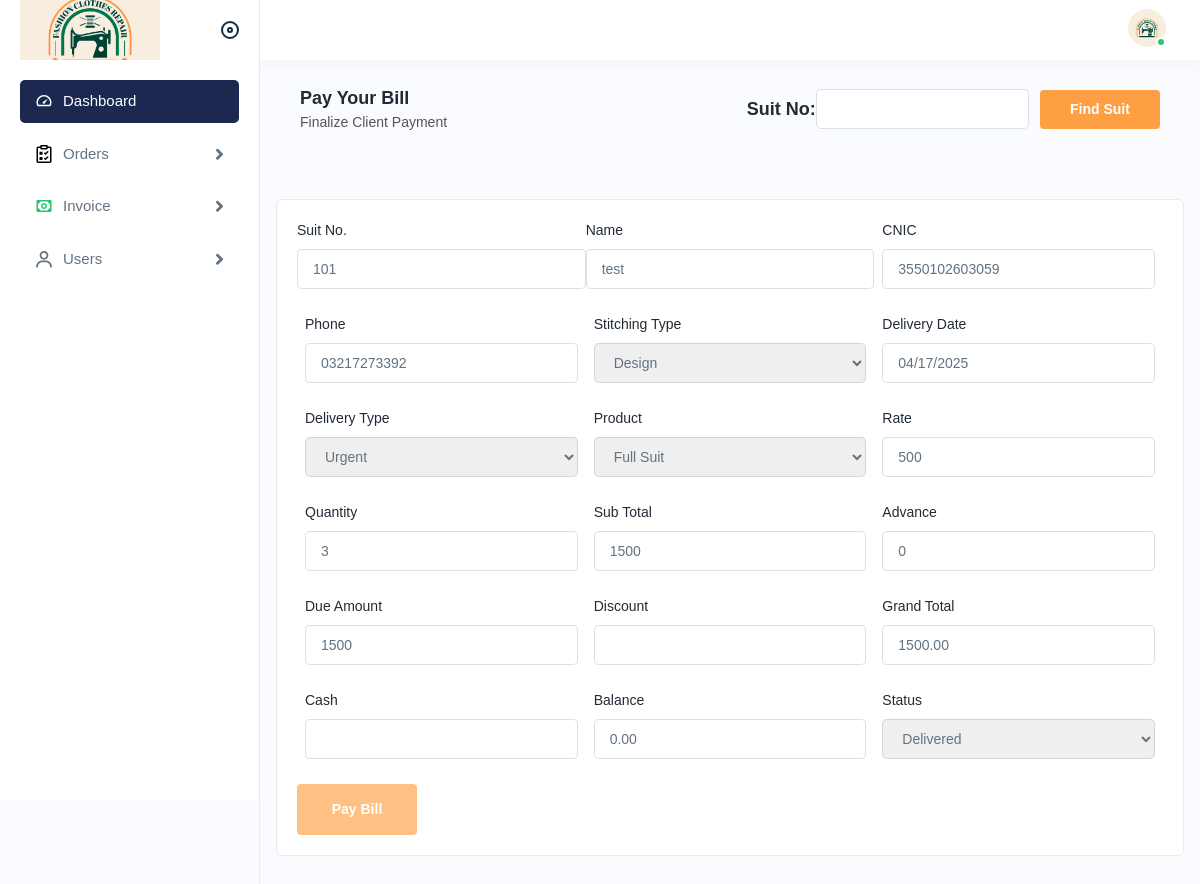
Page /pay_invoice.php?id=101 (signed in) on the committed database.
### tables this page shows
CREATE TABLE `addneworder` (
  `id` int(11) NOT NULL,
  `date` date NOT NULL DEFAULT current_timestamp(),
  `client_name` varchar(100) NOT NULL,
  `cnic` varchar(20) NOT NULL,
  `phone` varchar(20) NOT NULL,
  `stitching_type` varchar(10) NOT NULL,
  `delivery_date` date NOT NULL,
  `delivery_type` varchar(10) NOT NULL,
  `product` varchar(20) NOT NULL,
  `rate` int(11) NOT NULL,
  `quantity` int(11) NOT NULL,
  `sub_total` int(11) NOT NULL,
  `paid_amount` int(11) DEFAULT NULL,
  `due_amount` int(11) NOT NULL,
  `progress_suit` varchar(20) NOT NULL
);

### pay_invoice.php (the view, shortened to what this page needs)
<?php include('assets/includes/header.php'); ?>
<?php include('./connect.php'); ?>
<?php
$showError=false;
    $id=$_GET['id'];
    $query = "SELECT * FROM addneworder WHERE id= '$id' ";
    $db_table_data= mysqli_query($conn, $query);
    $result = mysqli_fetch_assoc($db_table_data);
    if ($result> 0) {
        $stitching_type = $result['stitching_type'];
        $delivery_type = $result['delivery_type'];
        $product = $result['product'];
        $progress_suit = $result['progress_suit'];
    } else {
        echo $showError;
    }
?>
<div class="page-wrapper">
    <div class="content">
        <div class="container">
            <div class="row">
                <div class="page-header">
                    <div class="col-lg-6">
                        <div class="page-title">
                            <h4>Pay Your Bill </h4>
                            <h6>Finalize Client Payment</h6>
                        </div>
                    </div>
                    <div class="col-lg-6">
                        <form method="POST">
                            <div class="page-title d-flex" style="justify-content: end; align-items: center;}">
                                <h4>Suit No: </h4>
                                <div class="form-group m-0">
                                    <input type="text" id="suit_no" name="suit_no">
                                </div>
                                <div class="form-grouph">
                                    <input class="btn btn-submit" type="submit" id="find_suit" name="find_suit"
                                        value="Find Suit" style="margin-left: 0.7rem; padding: 8px 10px;">
                                </div>
                            </div>
                        </form>
                    </div>
                </div>
            </div>
        </div>
    </div>
    <div class="modal-body">
        <div class="card">
            <div class="card-body">
                <div class="row">
                    <form id="category_form" style="display: flex; flex-wrap: wrap;" method="POST"
                        onsubmit="return validation()">
                        <div class="col-lg-4 col-sm-6 col-12">
                            <div class="form-group">
                                <label>Suit No.</label>
                                <input type="text" id="suit_no" name="suit_no" value="<?php echo $result['id'] ; ?>"
                                    readonly>
                            </div>
                        </div>
                        <div class="col-lg-4 col-sm-6 col-12">
                            <div class="form-group">
                                <label>Name</label>
                                <input type="text" id="client_name" name="client_name"
                                    value="<?php echo $result['client_name'] ; ?>" readonly>
                            </div>
                        </div>
                        <div class="col-lg-4 col-sm-6 col-12">
                            <div class="form-group mx-2">
                                <label>CNIC</label>
                                <input type="text" id="cnic" name="cnic" value="<?php echo $result['cnic'] ; ?>"
                                    readonly>
                            </div>
                        </div>
                        <div class="col-lg-4 col-sm-6 col-12">
                            <div class="form-group mx-2">
                                <label>Phone</label>
                                <input type="text" id="phone" name="phone" value="<?php echo $result['phone'] ; ?>"
                                    readonly>
                            </div>
                        </div>
                        <div class="col-lg-4 col-sm-6 col-12">
                            <div class="form-group mx-2">
                                <label>Stitching Type</label>
                                <select id="stitching_type" name="stitching_type">
                                    <option value="design"
                                        <?php echo ($stitching_type == 'design') ? 'selected' : ''; ?>>Design
                                    </option>
                                </select>
                            </div>
                        </div>
                        <div class="col-lg-4 col-sm-6 col-12">
                            <div class="form-group mx-2">
                                <label>Delivery Date</label>
                                <input type="date" id="delivery_date" name="delivery_date"
                                    value="<?php echo $result['delivery_date'] ; ?>" readonly>
                            </div>
                        </div>
                        <div class="col-lg-4 col-sm-6 col-12">
                            <div class="form-group mx-2">
                                <label>Delivery Type</label>
                                <select id="delivery_type" name="delivery_type">
                                    <option value="urgent"
                                        <?php echo ($delivery_type == 'urgent') ? 'selected' : ''; ?>>Urgent
                                    </option>
                                </select>
                            </div>
                        </div>
                        <div class="col-lg-4 col-sm-6 col-12">
                            <div class="form-group mx-2">
                                <label>Product</label>
                                <select id="product" name="product" readonly>
                                    <option value="full_suit" selected
                                        <?php echo ($product == 'full_suit') ? 'selected' : ''; ?>>Full Suit
                                    </option>
                                </select>
                            </div>
                        </div>
                        <div class="col-lg-4 col-sm-6 col-12">
                            <div class="form-group mx-2">
                                <label>Rate</label>
                                <input type="text" id="rate" name="rate" value="<?php echo $result['rate'] ; ?>"
                                    readonly>
                            </div>
                        </div>
                        <div class="col-lg-4 col-sm-6 col-12">
                            <div class="form-group mx-2">
                                <label>Quantity</label>
                                <input type="text" id="quantity" name="quantity"
                                    value="<?php echo $result['quantity'] ; ?>" readonly>
                            </div>
                        </div>
                        <div class="col-lg-4 col-sm-6 col-12">
                            <div class="form-group mx-2">
                                <label>Sub Total</label>
                                <input type="text" id="sub_total" name="sub_total"
                                    value="<?php echo $result['sub_total'] ; ?>" readonly>
                            </div>
                        </div>
                        <div class="col-lg-4 col-sm-6 col-12">
                            <div class="form-group mx-2">
                                <label>Advance</label>
                                <input type="text" id="paid_amount" name="paid_amount"
                                    value="<?php echo $result['paid_amount'] ; ?>" readonly>
                            </div>
                        </div>
                        <div class="col-lg-4 col-sm-6 col-12">
                            <div class="form-group mx-2">
                                <label>Due Amount</label>
                                <input type="text" id="due_amount" name="due_amount"
                                    value="<?php echo $result['due_amount'] ; ?>" readonly>
                            </div>
                        </div>
                        <div class="col-lg-4 col-sm-6 col-12">
                            <div class="form-group mx-2">
                                <label>Discount</label>
                                <input type="text" id="discount" name="discount">
                            </div>
                        </div>
                        <div class="col-lg-4 col-sm-6 col-12">
                            <div class="form-group mx-2">
                                <label>Grand Total</label>
                                <input type="text" id="grand_total" name="grand_total" readonly>
                            </div>
                        </div>
                        <div class="col-lg-4 col-sm-6 col-12">
                            <div class="form-group mx-2">
                                <label>Cash</label>
                                <input type="text" id="enter_amount" name="enter_amount">
                            </div>
                        </div>
                        <div class="col-lg-4 col-sm-6 col-12">
                            <div class="form-group mx-2">
                                <label>Balance</label>
                                <input type="text" id="balance" name="balance">
                            </div>
                        </div>
                        <div class="col-lg-4 col-sm-6 col-12">
                            <div class="form-group mx-2">
                                <label>Status</label>
                                <select id="progress_suit" name="progress_suit">
                                    <option value="delivered"
                                        <?php echo ($progress_suit == 'delivered') ? 'selected' : ''; ?>>Delivered
                                    </option>
                                </select>
                            </div>
                        </div>
                        <div class="col-lg-4 col-sm-6 col-12">
                            <input class="btn btn-submit me-2" type="submit" id="final_bill" name="final_bill"
                                value="Pay Bill">
                        </div>
                    </form>
                </div>
            </div>
        </div>
    </div>
</div>
</div>
<?php include('assets/includes/footer.php'); ?>

### assets/css/main.css (style rules this page uses)
.form-group input[type="date"], .form-group select { border: 1px solid rgba(145,158,171,.32); height: 40px; width: 100%; font-size: 14px; font-weight: 500; color: #637381; padding: 10px 15px; border-radius: 5px; }

### rows in the picture
addneworder: suit_no "101", client_name "test", cnic "3550102603059", phone "03217273392", stitching_type "Design", delivery_date "04/17/2025", delivery_type "Urgent", product "Full Suit", rate "500", quantity "3", sub_total "1500", paid_amount "0", due_amount "1500", progress_suit "Delivered"
